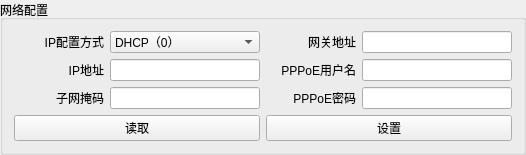
         <widget class="QGroupBox" name="groupBox_4">
          <property name="title">
           <string>网络配置</string>
          </property>
          <layout class="QGridLayout" name="gridLayout_5">
           <item row="0" column="0">
            <layout class="QHBoxLayout" name="horizontalLayout_29">
             <item>
              <layout class="QVBoxLayout" name="verticalLayout_6">
               <item>
                <layout class="QHBoxLayout" name="horizontalLayout_30">
                 <item>
                  <widget class="QLabel" name="label_24">
                   <property name="sizePolicy">
                    <sizepolicy hsizetype="Fixed" vsizetype="Preferred">
                     <horstretch>0</horstretch>
                     <verstretch>0</verstretch>
                    </sizepolicy>
                   </property>
                   <property name="minimumSize">
                    <size>
                     <width>90</width>
                     <height>0</height>
                    </size>
                   </property>
                   <property name="maximumSize">
                    <size>
                     <width>90</width>
                     <height>16777215</height>
                    </size>
                   </property>
                   <property name="layoutDirection">
                    <enum>Qt::LeftToRight</enum>
                   </property>
                   <property name="text">
                    <string>IP配置方式</string>
                   </property>
                   <property name="alignment">
                    <set>Qt::AlignRight|Qt::AlignTrailing|Qt::AlignVCenter</set>
                   </property>
                  </widget>
                 </item>
                 <item>
                  <widget class="QComboBox" name="local_IP_mode_l">
                   <item>
                    <property name="text">
                     <string>DHCP（0）</string>
                    </property>
                   </item>
                   <item>
                    <property name="text">
                     <string>静态（1）</string>
                    </property>
                   </item>
                   <item>
                    <property name="text">
                     <string>PPPoE（2）</string>
                    </property>
                   </item>
                  </widget>
                 </item>
                </layout>
               </item>
               <item>
                <layout class="QHBoxLayout" name="horizontalLayout_34">
                 <item>
                  <widget class="QLabel" name="label_28">
                   <property name="sizePolicy">
                    <sizepolicy hsizetype="Fixed" vsizetype="Preferred">
                     <horstretch>0</horstretch>
                     <verstretch>0</verstretch>
                    </sizepolicy>
                   </property>
                   <property name="minimumSize">
                    <size>
                     <width>90</width>
                     <height>0</height>
                    </size>
                   </property>
                   <property name="maximumSize">
                    <size>
                     <width>90</width>
                     <height>16777215</height>
                    </size>
                   </property>
                   <property name="layoutDirection">
                    <enum>Qt::LeftToRight</enum>
                   </property>
                   <property name="text">
                    <string>IP地址</string>
                   </property>
                   <property name="alignment">
                    <set>Qt::AlignRight|Qt::AlignTrailing|Qt::AlignVCenter</set>
                   </property>
                  </widget>
                 </item>
                 <item>
                  <widget class="QLineEdit" name="local_IP_box">
                   <property name="sizePolicy">
                    <sizepolicy hsizetype="Fixed" vsizetype="Fixed">
                     <horstretch>0</horstretch>
                     <verstretch>0</verstretch>
                    </sizepolicy>
                   </property>
                   <property name="minimumSize">
                    <size>
                     <width>150</width>
                     <height>0</height>
                    </size>
                   </property>
                   <property name="maximumSize">
                    <size>
                     <width>100000</width>
                     <height>16777215</height>
                    </size>
                   </property>
                  </widget>
                 </item>
                </layout>
               </item>
               <item>
                <layout class="QHBoxLayout" name="horizontalLayout_35">
                 <item>
                  <widget class="QLabel" name="label_29">
                   <property name="sizePolicy">
                    <sizepolicy hsizetype="Fixed" vsizetype="Preferred">
                     <horstretch>0</horstretch>
                     <verstretch>0</verstretch>
                    </sizepolicy>
                   </property>
                   <property name="minimumSize">
                    <size>
                     <width>90</width>
                     <height>0</height>
                    </size>
                   </property>
                   <property name="maximumSize">
                    <size>
                     <width>90</width>
                     <height>16777215</height>
                    </size>
                   </property>
                   <property name="layoutDirection">
                    <enum>Qt::LeftToRight</enum>
                   </property>
                   <property name="text">
                    <string>子网掩码</string>
                   </property>
                   <property name="alignment">
                    <set>Qt::AlignRight|Qt::AlignTrailing|Qt::AlignVCenter</set>
                   </property>
                  </widget>
                 </item>
                 <item>
                  <widget class="QLineEdit" name="local_mask_box">
                   <property name="sizePolicy">
                    <sizepolicy hsizetype="Fixed" vsizetype="Fixed">
                     <horstretch>0</horstretch>
                     <verstretch>0</verstretch>
                    </sizepolicy>
                   </property>
                   <property name="minimumSize">
                    <size>
                     <width>150</width>
                     <height>0</height>
                    </size>
                   </property>
                   <property name="maximumSize">
                    <size>
                     <width>100000</width>
                     <height>16777215</height>
                    </size>
                   </property>
                  </widget>
                 </item>
                </layout>
               </item>
              </layout>
             </item>
             <item>
              <layout class="QVBoxLayout" name="verticalLayout_7">
               <item>
                <layout class="QHBoxLayout" name="horizontalLayout_37">
                 <item>
                  <widget class="QLabel" name="label_31">
                   <property name="sizePolicy">
                    <sizepolicy hsizetype="Fixed" vsizetype="Preferred">
                     <horstretch>0</horstretch>
                     <verstretch>0</verstretch>
                    </sizepolicy>
                   </property>
                   <property name="minimumSize">
                    <size>
                     <width>90</width>
                     <height>0</height>
                    </size>
                   </property>
                   <property name="maximumSize">
                    <size>
                     <width>90</width>
                     <height>16777215</height>
                    </size>
                   </property>
                   <property name="text">
                    <string>网关地址</string>
                   </property>
                   <property name="alignment">
                    <set>Qt::AlignRight|Qt::AlignTrailing|Qt::AlignVCenter</set>
                   </property>
                  </widget>
                 </item>
                 <item>
                  <widget class="QLineEdit" name="local_gate_addr_box">
                   <property name="sizePolicy">
                    <sizepolicy hsizetype="Fixed" vsizetype="Fixed">
                     <horstretch>0</horstretch>
                     <verstretch>0</verstretch>
                    </sizepolicy>
                   </property>
                   <property name="minimumSize">
                    <size>
                     <width>150</width>
                     <height>0</height>
                    </size>
                   </property>
                   <property name="maximumSize">
                    <size>
                     <width>100000</width>
                     <height>16777215</height>
                    </size>
                   </property>
                  </widget>
                 </item>
                </layout>
               </item>
               <item>
                <layout class="QHBoxLayout" name="horizontalLayout_38">
                 <item>
                  <widget class="QLabel" name="label_32">
                   <property name="sizePolicy">
                    <sizepolicy hsizetype="Fixed" vsizetype="Preferred">
                     <horstretch>0</horstretch>
                     <verstretch>0</verstretch>
                    </sizepolicy>
                   </property>
                   <property name="minimumSize">
                    <size>
                     <width>90</width>
                     <height>0</height>
                    </size>
                   </property>
                   <property name="maximumSize">
                    <size>
                     <width>90</width>
                     <height>16777215</height>
                    </size>
                   </property>
                   <property name="text">
                    <string>PPPoE用户名</string>
                   </property>
                   <property name="alignment">
                    <set>Qt::AlignRight|Qt::AlignTrailing|Qt::AlignVCenter</set>
                   </property>
                  </widget>
                 </item>
                 <item>
                  <widget class="QLineEdit" name="ppp_usr_box">
                   <property name="sizePolicy">
                    <sizepolicy hsizetype="Fixed" vsizetype="Fixed">
                     <horstretch>0</horstretch>
                     <verstretch>0</verstretch>
                    </sizepolicy>
                   </property>
                   <property name="minimumSize">
                    <size>
                     <width>150</width>
                     <height>0</height>
                    </size>
                   </property>
                   <property name="maximumSize">
                    <size>
                     <width>100000</width>
                     <height>16777215</height>
                    </size>
                   </property>
                  </widget>
                 </item>
                </layout>
               </item>
               <item>
                <layout class="QHBoxLayout" name="horizontalLayout_42">
                 <item>
                  <widget class="QLabel" name="label_36">
                   <property name="sizePolicy">
                    <sizepolicy hsizetype="Fixed" vsizetype="Preferred">
                     <horstretch>0</horstretch>
                     <verstretch>0</verstretch>
                    </sizepolicy>
                   </property>
                   <property name="minimumSize">
                    <size>
                     <width>90</width>
                     <height>0</height>
                    </size>
                   </property>
                   <property name="maximumSize">
                    <size>
                     <width>90</width>
                     <height>16777215</height>
                    </size>
                   </property>
                   <property name="text">
                    <string>PPPoE密码</string>
                   </property>
                   <property name="alignment">
                    <set>Qt::AlignRight|Qt::AlignTrailing|Qt::AlignVCenter</set>
                   </property>
                  </widget>
                 </item>
                 <item>
                  <widget class="QLineEdit" name="ppp_pw_box">
                   <property name="sizePolicy">
                    <sizepolicy hsizetype="Fixed" vsizetype="Fixed">
                     <horstretch>0</horstretch>
                     <verstretch>0</verstretch>
                    </sizepolicy>
                   </property>
                   <property name="minimumSize">
                    <size>
                     <width>150</width>
                     <height>0</height>
                    </size>
                   </property>
                   <property name="maximumSize">
                    <size>
                     <width>100000</width>
                     <height>16777215</height>
                    </size>
                   </property>
                  </widget>
                 </item>
                </layout>
               </item>
              </layout>
             </item>
            </layout>
           </item>
           <item row="1" column="0">
            <layout class="QHBoxLayout" name="horizontalLayout_40">
             <item>
              <widget class="QPushButton" name="local_read_b">
               <property name="text">
                <string>读取</string>
               </property>
              </widget>
             </item>
             <item>
              <widget class="QPushButton" name="locao_set_b">
               <property name="text">
                <string>设置</string>
               </property>
              </widget>
             </item>
            </layout>
           </item>
          </layout>
         </widget>
